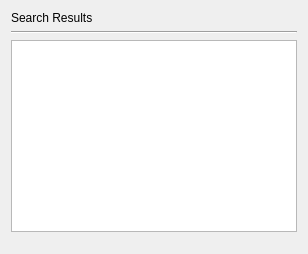
<?xml version="1.0" encoding="UTF-8"?>
<ui version="4.0">
 <class>productScreen</class>
 <widget class="QDialog" name="productScreen">
  <property name="geometry">
   <rect>
    <x>0</x>
    <y>0</y>
    <width>308</width>
    <height>254</height>
   </rect>
  </property>
  <property name="sizePolicy">
   <sizepolicy hsizetype="Fixed" vsizetype="Fixed">
    <horstretch>0</horstretch>
    <verstretch>0</verstretch>
   </sizepolicy>
  </property>
  <property name="windowTitle">
   <string>Product</string>
  </property>
  <layout class="QVBoxLayout" name="verticalLayout_2">
   <item>
    <layout class="QVBoxLayout" name="verticalLayout">
     <item>
      <widget class="QLabel" name="label">
       <property name="text">
        <string>Search Results</string>
       </property>
      </widget>
     </item>
     <item>
      <widget class="Line" name="line">
       <property name="orientation">
        <enum>Qt::Horizontal</enum>
       </property>
      </widget>
     </item>
    </layout>
   </item>
   <item>
    <widget class="QPlainTextEdit" name="searchResult">
     <property name="sizePolicy">
      <sizepolicy hsizetype="Minimum" vsizetype="Minimum">
       <horstretch>0</horstretch>
       <verstretch>0</verstretch>
      </sizepolicy>
     </property>
     <property name="readOnly">
      <bool>true</bool>
     </property>
    </widget>
   </item>
   <item>
    <spacer name="verticalSpacer">
     <property name="orientation">
      <enum>Qt::Vertical</enum>
     </property>
     <property name="sizeHint" stdset="0">
      <size>
       <width>20</width>
       <height>40</height>
      </size>
     </property>
    </spacer>
   </item>
  </layout>
 </widget>
 <resources/>
 <connections/>
</ui>
